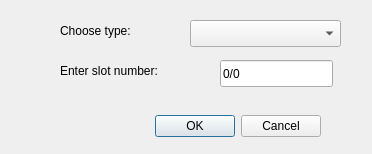
<?xml version="1.0" encoding="UTF-8"?>
<ui version="4.0">
 <class>AddLinkDialog</class>
 <widget class="QDialog" name="AddLinkDialog">
  <property name="geometry">
   <rect>
    <x>0</x>
    <y>0</y>
    <width>372</width>
    <height>154</height>
   </rect>
  </property>
  <property name="windowTitle">
   <string>Add link</string>
  </property>
  <widget class="QDialogButtonBox" name="buttonBox">
   <property name="geometry">
    <rect>
     <x>-20</x>
     <y>110</y>
     <width>341</width>
     <height>32</height>
    </rect>
   </property>
   <property name="orientation">
    <enum>Qt::Horizontal</enum>
   </property>
   <property name="standardButtons">
    <set>QDialogButtonBox::Cancel|QDialogButtonBox::Ok</set>
   </property>
  </widget>
  <widget class="QLineEdit" name="uiSlot">
   <property name="geometry">
    <rect>
     <x>220</x>
     <y>60</y>
     <width>113</width>
     <height>27</height>
    </rect>
   </property>
   <property name="text">
    <string>0/0</string>
   </property>
   <property name="placeholderText">
    <string/>
   </property>
  </widget>
  <widget class="QLabel" name="uiTypeLabel">
   <property name="geometry">
    <rect>
     <x>60</x>
     <y>20</y>
     <width>111</width>
     <height>21</height>
    </rect>
   </property>
   <property name="text">
    <string>Choose type:</string>
   </property>
  </widget>
  <widget class="QLabel" name="uiSlotLabel">
   <property name="geometry">
    <rect>
     <x>60</x>
     <y>60</y>
     <width>161</width>
     <height>21</height>
    </rect>
   </property>
   <property name="text">
    <string>Enter slot number:</string>
   </property>
  </widget>
  <widget class="QComboBox" name="uiType">
   <property name="geometry">
    <rect>
     <x>190</x>
     <y>20</y>
     <width>151</width>
     <height>27</height>
    </rect>
   </property>
  </widget>
 </widget>
 <resources/>
 <connections>
  <connection>
   <sender>buttonBox</sender>
   <signal>accepted()</signal>
   <receiver>AddLinkDialog</receiver>
   <slot>accept()</slot>
   <hints>
    <hint type="sourcelabel">
     <x>248</x>
     <y>254</y>
    </hint>
    <hint type="destinationlabel">
     <x>157</x>
     <y>274</y>
    </hint>
   </hints>
  </connection>
  <connection>
   <sender>buttonBox</sender>
   <signal>rejected()</signal>
   <receiver>AddLinkDialog</receiver>
   <slot>reject()</slot>
   <hints>
    <hint type="sourcelabel">
     <x>316</x>
     <y>260</y>
    </hint>
    <hint type="destinationlabel">
     <x>286</x>
     <y>274</y>
    </hint>
   </hints>
  </connection>
 </connections>
</ui>
